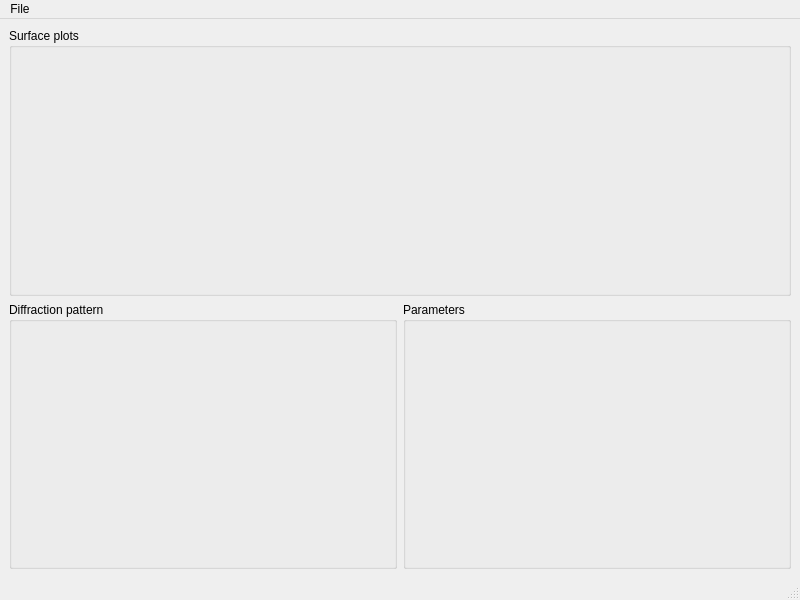
<?xml version="1.0" encoding="UTF-8"?>
<ui version="4.0">
 <class>MainWindow</class>
 <widget class="QMainWindow" name="MainWindow">
  <property name="geometry">
   <rect>
    <x>0</x>
    <y>0</y>
    <width>800</width>
    <height>600</height>
   </rect>
  </property>
  <property name="windowTitle">
   <string>Refinement Evaluator</string>
  </property>
  <widget class="QWidget" name="centralwidget">
   <layout class="QGridLayout" name="gridLayout">
    <item row="0" column="0" colspan="2">
     <widget class="QGroupBox" name="groupBox_surf">
      <property name="sizePolicy">
       <sizepolicy hsizetype="Preferred" vsizetype="Preferred">
        <horstretch>0</horstretch>
        <verstretch>0</verstretch>
       </sizepolicy>
      </property>
      <property name="title">
       <string>Surface plots</string>
      </property>
      <layout class="QGridLayout" name="gridLayout_2">
       <item row="0" column="0">
        <layout class="QVBoxLayout" name="verticalLayout_surf"/>
       </item>
      </layout>
     </widget>
    </item>
    <item row="1" column="1">
     <widget class="QGroupBox" name="groupBox_2">
      <property name="title">
       <string>Parameters</string>
      </property>
      <layout class="QGridLayout" name="gridLayout_3">
       <item row="0" column="0">
        <layout class="QVBoxLayout" name="verticalLayout_par"/>
       </item>
      </layout>
     </widget>
    </item>
    <item row="1" column="0">
     <widget class="QGroupBox" name="groupBox">
      <property name="title">
       <string>Diffraction pattern</string>
      </property>
      <layout class="QGridLayout" name="gridLayout_4">
       <item row="0" column="0">
        <layout class="QVBoxLayout" name="verticalLayout_pat"/>
       </item>
      </layout>
     </widget>
    </item>
   </layout>
  </widget>
  <widget class="QMenuBar" name="menubar">
   <property name="geometry">
    <rect>
     <x>0</x>
     <y>0</y>
     <width>800</width>
     <height>21</height>
    </rect>
   </property>
   <widget class="QMenu" name="menuFile">
    <property name="title">
     <string>File</string>
    </property>
    <widget class="QMenu" name="menuOpen_csv">
     <property name="title">
      <string>Open</string>
     </property>
     <addaction name="action_OpenCSV"/>
     <addaction name="action_OpenDAT"/>
     <addaction name="action_OpenPRF"/>
     <addaction name="action_xye"/>
     <addaction name="action_OpenXXY"/>
    </widget>
    <addaction name="menuOpen_csv"/>
    <addaction name="separator"/>
    <addaction name="actionUpdate"/>
   </widget>
   <addaction name="menuFile"/>
  </widget>
  <widget class="QStatusBar" name="statusbar"/>
  <action name="actionUpdate">
   <property name="icon">
    <iconset>
     <normaloff>:/icons/Update.png</normaloff>:/icons/Update.png</iconset>
   </property>
   <property name="text">
    <string>Update</string>
   </property>
  </action>
  <action name="actionOpen_xyy">
   <property name="icon">
    <iconset>
     <normaloff>:/icons/OpenFile.png</normaloff>:/icons/OpenFile.png</iconset>
   </property>
   <property name="text">
    <string>Open *.xyy</string>
   </property>
  </action>
  <action name="action_OpenCSV">
   <property name="text">
    <string>*.csv</string>
   </property>
  </action>
  <action name="action_OpenXXY">
   <property name="text">
    <string>*.xyy</string>
   </property>
  </action>
  <action name="action_OpenPRF">
   <property name="text">
    <string>*.prf</string>
   </property>
  </action>
  <action name="action_OpenDAT">
   <property name="text">
    <string>*.dat</string>
   </property>
  </action>
  <action name="action_xye">
   <property name="text">
    <string>*.xye</string>
   </property>
  </action>
 </widget>
 <resources>
  <include location="icons.qrc"/>
 </resources>
 <connections/>
</ui>
